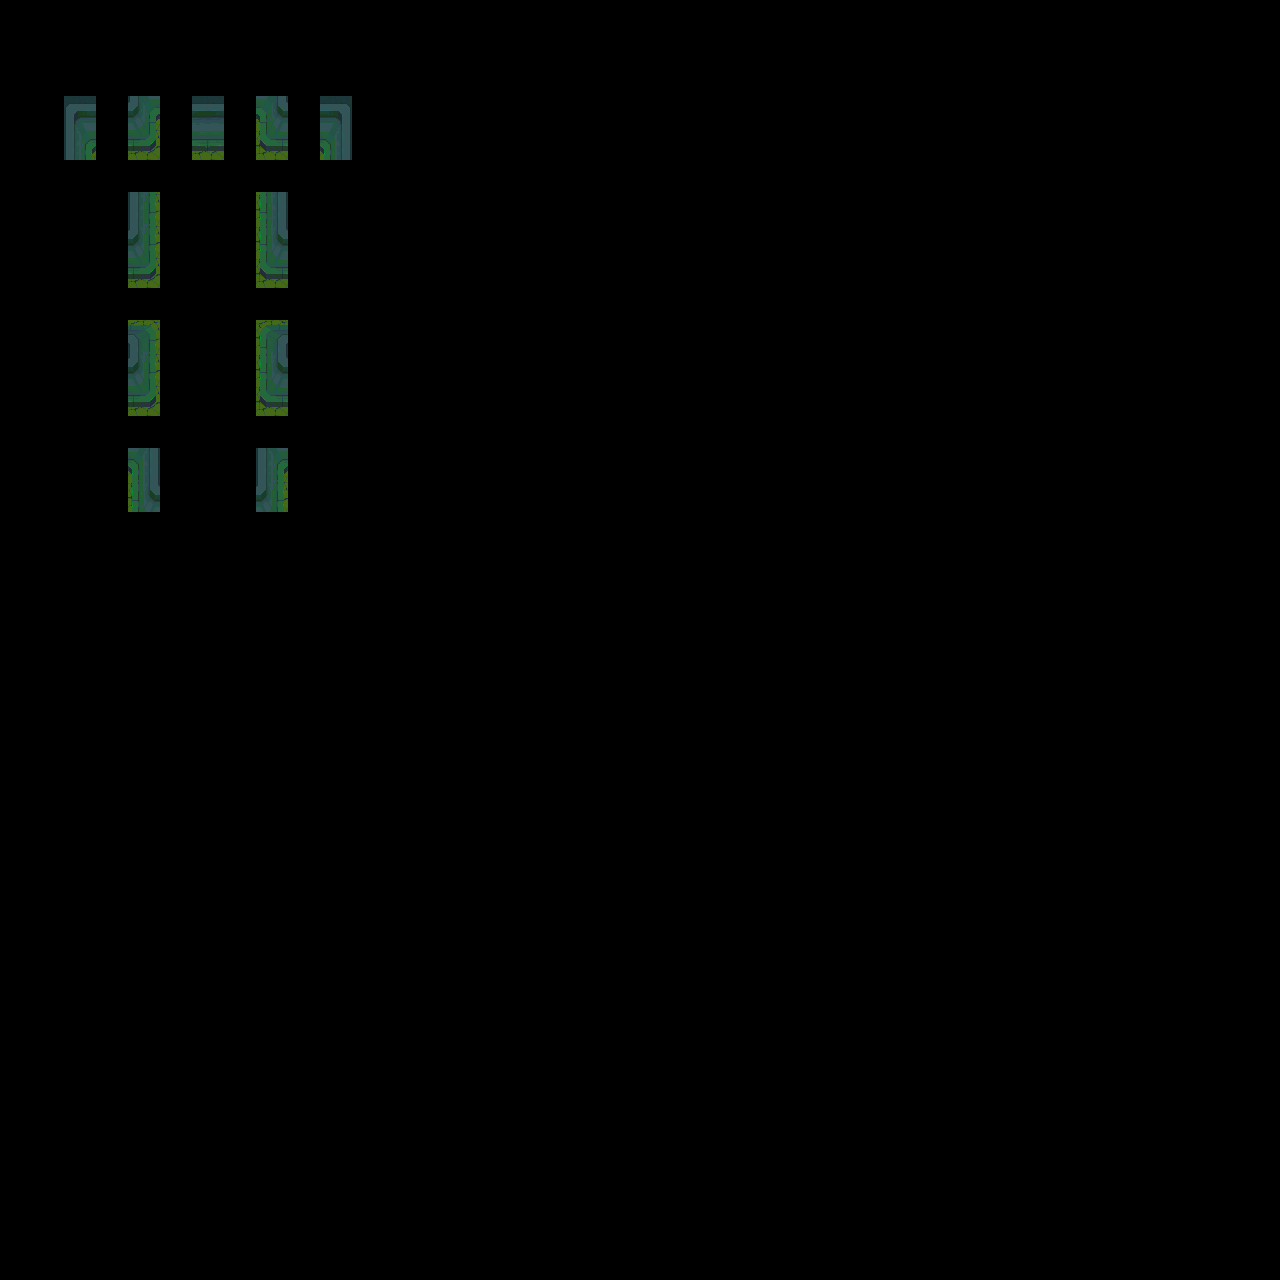

This game map was drawn from its Tiled (.tmx) file and the tilesets committed beside it. A one-line description and the full map source follow:
An orthogonal 40x40 tile map with 32x32 px tiles, 2 tile layers (input_walls, output_walls).

<map version="1.9" tiledversion="1.9.2" orientation="orthogonal" renderorder="right-down" width="40" height="40" tilewidth="32" tileheight="32" infinite="0" nextlayerid="5" nextobjectid="1">
 <tileset firstgid="1" source="../tilesets/Sewers-tileset-wall-3-water.tsx" />
 <layer id="2" name="input_walls" width="40" height="40">
  <data encoding="csv">
0,0,0,0,0,0,0,0,0,0,0,0,0,0,0,0,0,0,0,0,0,0,0,0,0,0,0,0,0,0,0,0,0,0,0,0,0,0,0,0,
0,0,0,0,0,0,0,0,0,0,0,0,0,0,0,0,0,0,0,0,0,0,0,0,0,0,0,0,0,0,0,0,0,0,0,0,0,0,0,0,
0,0,0,0,0,0,0,0,0,0,0,0,0,0,0,0,0,0,0,0,0,0,0,0,0,0,0,0,0,0,0,0,0,0,0,0,0,0,0,0,
0,0,2,0,19,0,3,0,21,0,4,0,0,0,0,0,0,0,0,0,0,0,0,0,0,0,0,0,0,0,0,0,0,0,0,0,0,0,0,0,
0,0,52,0,0,0,0,0,0,0,56,0,0,0,0,0,0,0,0,0,0,0,0,0,0,0,0,0,0,0,0,0,0,0,0,0,0,0,0,0,
0,0,0,0,0,0,0,0,0,0,0,0,0,0,0,0,0,0,0,0,0,0,0,0,0,0,0,0,0,0,0,0,0,0,0,0,0,0,0,0,
0,0,0,0,52,0,0,0,56,0,0,0,0,0,0,0,0,0,0,0,0,0,0,0,0,0,0,0,0,0,0,0,0,0,0,0,0,0,0,0,
0,0,0,0,19,0,0,0,21,0,0,0,0,0,0,0,0,0,0,0,0,0,0,0,0,0,0,0,0,0,0,0,0,0,0,0,0,0,0,0,
0,0,0,0,0,0,0,0,0,0,0,0,0,0,0,0,0,0,0,0,0,0,0,0,0,0,0,0,0,0,0,0,0,0,0,0,0,0,0,0,
0,0,0,0,0,0,0,0,0,0,0,0,0,0,0,0,0,0,0,0,0,0,0,0,0,0,0,0,0,0,0,0,0,0,0,0,0,0,0,0,
0,0,0,0,70,0,0,0,72,0,0,0,0,0,0,0,0,0,0,0,0,0,0,0,0,0,0,0,0,0,0,0,0,0,0,0,0,0,0,0,
0,0,0,0,19,0,0,0,21,0,0,0,0,0,0,0,0,0,0,0,0,0,0,0,0,0,0,0,0,0,0,0,0,0,0,0,0,0,0,0,
0,0,0,0,0,0,0,0,0,0,0,0,0,0,0,0,0,0,0,0,0,0,0,0,0,0,0,0,0,0,0,0,0,0,0,0,0,0,0,0,
0,0,0,0,0,0,0,0,0,0,0,0,0,0,0,0,0,0,0,0,0,0,0,0,0,0,0,0,0,0,0,0,0,0,0,0,0,0,0,0,
0,0,0,0,39,0,0,0,35,0,0,0,0,0,0,0,0,0,0,0,0,0,0,0,0,0,0,0,0,0,0,0,0,0,0,0,0,0,0,0,
0,0,0,0,21,0,0,0,19,0,0,0,0,0,0,0,0,0,0,0,0,0,0,0,0,0,0,0,0,0,0,0,0,0,0,0,0,0,0,0,
0,0,0,0,0,0,0,0,0,0,0,0,0,0,0,0,0,0,0,0,0,0,0,0,0,0,0,0,0,0,0,0,0,0,0,0,0,0,0,0,
0,0,0,0,0,0,0,0,0,0,0,0,0,0,0,0,0,0,0,0,0,0,0,0,0,0,0,0,0,0,0,0,0,0,0,0,0,0,0,0,
0,0,0,0,0,0,0,0,0,0,0,0,0,0,0,0,0,0,0,0,0,0,0,0,0,0,0,0,0,0,0,0,0,0,0,0,0,0,0,0,
0,0,0,0,0,0,0,0,0,0,0,0,0,0,0,0,0,0,0,0,0,0,0,0,0,0,0,0,0,0,0,0,0,0,0,0,0,0,0,0,
0,0,0,0,0,0,0,0,0,0,0,0,0,0,0,0,0,0,0,0,0,0,0,0,0,0,0,0,0,0,0,0,0,0,0,0,0,0,0,0,
0,0,0,0,0,0,0,0,0,0,0,0,0,0,0,0,0,0,0,0,0,0,0,0,0,0,0,0,0,0,0,0,0,0,0,0,0,0,0,0,
0,0,0,0,0,0,0,0,0,0,0,0,0,0,0,0,0,0,0,0,0,0,0,0,0,0,0,0,0,0,0,0,0,0,0,0,0,0,0,0,
0,0,0,0,0,0,0,0,0,0,0,0,0,0,0,0,0,0,0,0,0,0,0,0,0,0,0,0,0,0,0,0,0,0,0,0,0,0,0,0,
0,0,0,0,0,0,0,0,0,0,0,0,0,0,0,0,0,0,0,0,0,0,0,0,0,0,0,0,0,0,0,0,0,0,0,0,0,0,0,0,
0,0,0,0,0,0,0,0,0,0,0,0,0,0,0,0,0,0,0,0,0,0,0,0,0,0,0,0,0,0,0,0,0,0,0,0,0,0,0,0,
0,0,0,0,0,0,0,0,0,0,0,0,0,0,0,0,0,0,0,0,0,0,0,0,0,0,0,0,0,0,0,0,0,0,0,0,0,0,0,0,
0,0,0,0,0,0,0,0,0,0,0,0,0,0,0,0,0,0,0,0,0,0,0,0,0,0,0,0,0,0,0,0,0,0,0,0,0,0,0,0,
0,0,0,0,0,0,0,0,0,0,0,0,0,0,0,0,0,0,0,0,0,0,0,0,0,0,0,0,0,0,0,0,0,0,0,0,0,0,0,0,
0,0,0,0,0,0,0,0,0,0,0,0,0,0,0,0,0,0,0,0,0,0,0,0,0,0,0,0,0,0,0,0,0,0,0,0,0,0,0,0,
0,0,0,0,0,0,0,0,0,0,0,0,0,0,0,0,0,0,0,0,0,0,0,0,0,0,0,0,0,0,0,0,0,0,0,0,0,0,0,0,
0,0,0,0,0,0,0,0,0,0,0,0,0,0,0,0,0,0,0,0,0,0,0,0,0,0,0,0,0,0,0,0,0,0,0,0,0,0,0,0,
0,0,0,0,0,0,0,0,0,0,0,0,0,0,0,0,0,0,0,0,0,0,0,0,0,0,0,0,0,0,0,0,0,0,0,0,0,0,0,0,
0,0,0,0,0,0,0,0,0,0,0,0,0,0,0,0,0,0,0,0,0,0,0,0,0,0,0,0,0,0,0,0,0,0,0,0,0,0,0,0,
0,0,0,0,0,0,0,0,0,0,0,0,0,0,0,0,0,0,0,0,0,0,0,0,0,0,0,0,0,0,0,0,0,0,0,0,0,0,0,0,
0,0,0,0,0,0,0,0,0,0,0,0,0,0,0,0,0,0,0,0,0,0,0,0,0,0,0,0,0,0,0,0,0,0,0,0,0,0,0,0,
0,0,0,0,0,0,0,0,0,0,0,0,0,0,0,0,0,0,0,0,0,0,0,0,0,0,0,0,0,0,0,0,0,0,0,0,0,0,0,0,
0,0,0,0,0,0,0,0,0,0,0,0,0,0,0,0,0,0,0,0,0,0,0,0,0,0,0,0,0,0,0,0,0,0,0,0,0,0,0,0,
0,0,0,0,0,0,0,0,0,0,0,0,0,0,0,0,0,0,0,0,0,0,0,0,0,0,0,0,0,0,0,0,0,0,0,0,0,0,0,0,
0,0,0,0,0,0,0,0,0,0,0,0,0,0,0,0,0,0,0,0,0,0,0,0,0,0,0,0,0,0,0,0,0,0,0,0,0,0,0,0
</data>
 </layer>
 <layer id="4" name="output_walls" width="40" height="40">
  <data encoding="csv">
0,0,0,0,0,0,0,0,0,0,0,0,0,0,0,0,0,0,0,0,0,0,0,0,0,0,0,0,0,0,0,0,0,0,0,0,0,0,0,0,
0,0,0,0,0,0,0,0,0,0,0,0,0,0,0,0,0,0,0,0,0,0,0,0,0,0,0,0,0,0,0,0,0,0,0,0,0,0,0,0,
0,0,0,0,0,0,0,0,0,0,0,0,0,0,0,0,0,0,0,0,0,0,0,0,0,0,0,0,0,0,0,0,0,0,0,0,0,0,0,0,
0,0,2,0,0,0,0,0,0,0,4,0,0,0,0,0,0,0,0,0,0,0,0,0,0,0,0,0,0,0,0,0,0,0,0,0,0,0,0,0,
0,0,35,0,36,0,20,0,38,0,39,0,0,0,0,0,0,0,0,0,0,0,0,0,0,0,0,0,0,0,0,0,0,0,0,0,0,0,0,0,
0,0,0,0,0,0,0,0,0,0,0,0,0,0,0,0,0,0,0,0,0,0,0,0,0,0,0,0,0,0,0,0,0,0,0,0,0,0,0,0,
0,0,0,0,0,0,0,0,0,0,0,0,0,0,0,0,0,0,0,0,0,0,0,0,0,0,0,0,0,0,0,0,0,0,0,0,0,0,0,0,
0,0,0,0,74,0,0,0,75,0,0,0,0,0,0,0,0,0,0,0,0,0,0,0,0,0,0,0,0,0,0,0,0,0,0,0,0,0,0,0,
0,0,0,0,91,0,0,0,92,0,0,0,0,0,0,0,0,0,0,0,0,0,0,0,0,0,0,0,0,0,0,0,0,0,0,0,0,0,0,0,
0,0,0,0,0,0,0,0,0,0,0,0,0,0,0,0,0,0,0,0,0,0,0,0,0,0,0,0,0,0,0,0,0,0,0,0,0,0,0,0,
0,0,0,0,0,0,0,0,0,0,0,0,0,0,0,0,0,0,0,0,0,0,0,0,0,0,0,0,0,0,0,0,0,0,0,0,0,0,0,0,
0,0,0,0,74,0,0,0,75,0,0,0,0,0,0,0,0,0,0,0,0,0,0,0,0,0,0,0,0,0,0,0,0,0,0,0,0,0,0,0,
0,0,0,0,91,0,0,0,92,0,0,0,0,0,0,0,0,0,0,0,0,0,0,0,0,0,0,0,0,0,0,0,0,0,0,0,0,0,0,0,
0,0,0,0,0,0,0,0,0,0,0,0,0,0,0,0,0,0,0,0,0,0,0,0,0,0,0,0,0,0,0,0,0,0,0,0,0,0,0,0,
0,0,0,0,0,0,0,0,0,0,0,0,0,0,0,0,0,0,0,0,0,0,0,0,0,0,0,0,0,0,0,0,0,0,0,0,0,0,0,0,
0,0,0,0,75,0,0,0,74,0,0,0,0,0,0,0,0,0,0,0,0,0,0,0,0,0,0,0,0,0,0,0,0,0,0,0,0,0,0,0,
0,0,0,0,0,0,0,0,0,0,0,0,0,0,0,0,0,0,0,0,0,0,0,0,0,0,0,0,0,0,0,0,0,0,0,0,0,0,0,0,
0,0,0,0,0,0,0,0,0,0,0,0,0,0,0,0,0,0,0,0,0,0,0,0,0,0,0,0,0,0,0,0,0,0,0,0,0,0,0,0,
0,0,0,0,0,0,0,0,0,0,0,0,0,0,0,0,0,0,0,0,0,0,0,0,0,0,0,0,0,0,0,0,0,0,0,0,0,0,0,0,
0,0,0,0,0,0,0,0,0,0,0,0,0,0,0,0,0,0,0,0,0,0,0,0,0,0,0,0,0,0,0,0,0,0,0,0,0,0,0,0,
0,0,0,0,0,0,0,0,0,0,0,0,0,0,0,0,0,0,0,0,0,0,0,0,0,0,0,0,0,0,0,0,0,0,0,0,0,0,0,0,
0,0,0,0,0,0,0,0,0,0,0,0,0,0,0,0,0,0,0,0,0,0,0,0,0,0,0,0,0,0,0,0,0,0,0,0,0,0,0,0,
0,0,0,0,0,0,0,0,0,0,0,0,0,0,0,0,0,0,0,0,0,0,0,0,0,0,0,0,0,0,0,0,0,0,0,0,0,0,0,0,
0,0,0,0,0,0,0,0,0,0,0,0,0,0,0,0,0,0,0,0,0,0,0,0,0,0,0,0,0,0,0,0,0,0,0,0,0,0,0,0,
0,0,0,0,0,0,0,0,0,0,0,0,0,0,0,0,0,0,0,0,0,0,0,0,0,0,0,0,0,0,0,0,0,0,0,0,0,0,0,0,
0,0,0,0,0,0,0,0,0,0,0,0,0,0,0,0,0,0,0,0,0,0,0,0,0,0,0,0,0,0,0,0,0,0,0,0,0,0,0,0,
0,0,0,0,0,0,0,0,0,0,0,0,0,0,0,0,0,0,0,0,0,0,0,0,0,0,0,0,0,0,0,0,0,0,0,0,0,0,0,0,
0,0,0,0,0,0,0,0,0,0,0,0,0,0,0,0,0,0,0,0,0,0,0,0,0,0,0,0,0,0,0,0,0,0,0,0,0,0,0,0,
0,0,0,0,0,0,0,0,0,0,0,0,0,0,0,0,0,0,0,0,0,0,0,0,0,0,0,0,0,0,0,0,0,0,0,0,0,0,0,0,
0,0,0,0,0,0,0,0,0,0,0,0,0,0,0,0,0,0,0,0,0,0,0,0,0,0,0,0,0,0,0,0,0,0,0,0,0,0,0,0,
0,0,0,0,0,0,0,0,0,0,0,0,0,0,0,0,0,0,0,0,0,0,0,0,0,0,0,0,0,0,0,0,0,0,0,0,0,0,0,0,
0,0,0,0,0,0,0,0,0,0,0,0,0,0,0,0,0,0,0,0,0,0,0,0,0,0,0,0,0,0,0,0,0,0,0,0,0,0,0,0,
0,0,0,0,0,0,0,0,0,0,0,0,0,0,0,0,0,0,0,0,0,0,0,0,0,0,0,0,0,0,0,0,0,0,0,0,0,0,0,0,
0,0,0,0,0,0,0,0,0,0,0,0,0,0,0,0,0,0,0,0,0,0,0,0,0,0,0,0,0,0,0,0,0,0,0,0,0,0,0,0,
0,0,0,0,0,0,0,0,0,0,0,0,0,0,0,0,0,0,0,0,0,0,0,0,0,0,0,0,0,0,0,0,0,0,0,0,0,0,0,0,
0,0,0,0,0,0,0,0,0,0,0,0,0,0,0,0,0,0,0,0,0,0,0,0,0,0,0,0,0,0,0,0,0,0,0,0,0,0,0,0,
0,0,0,0,0,0,0,0,0,0,0,0,0,0,0,0,0,0,0,0,0,0,0,0,0,0,0,0,0,0,0,0,0,0,0,0,0,0,0,0,
0,0,0,0,0,0,0,0,0,0,0,0,0,0,0,0,0,0,0,0,0,0,0,0,0,0,0,0,0,0,0,0,0,0,0,0,0,0,0,0,
0,0,0,0,0,0,0,0,0,0,0,0,0,0,0,0,0,0,0,0,0,0,0,0,0,0,0,0,0,0,0,0,0,0,0,0,0,0,0,0,
0,0,0,0,0,0,0,0,0,0,0,0,0,0,0,0,0,0,0,0,0,0,0,0,0,0,0,0,0,0,0,0,0,0,0,0,0,0,0,0
</data>
 </layer>
</map>
